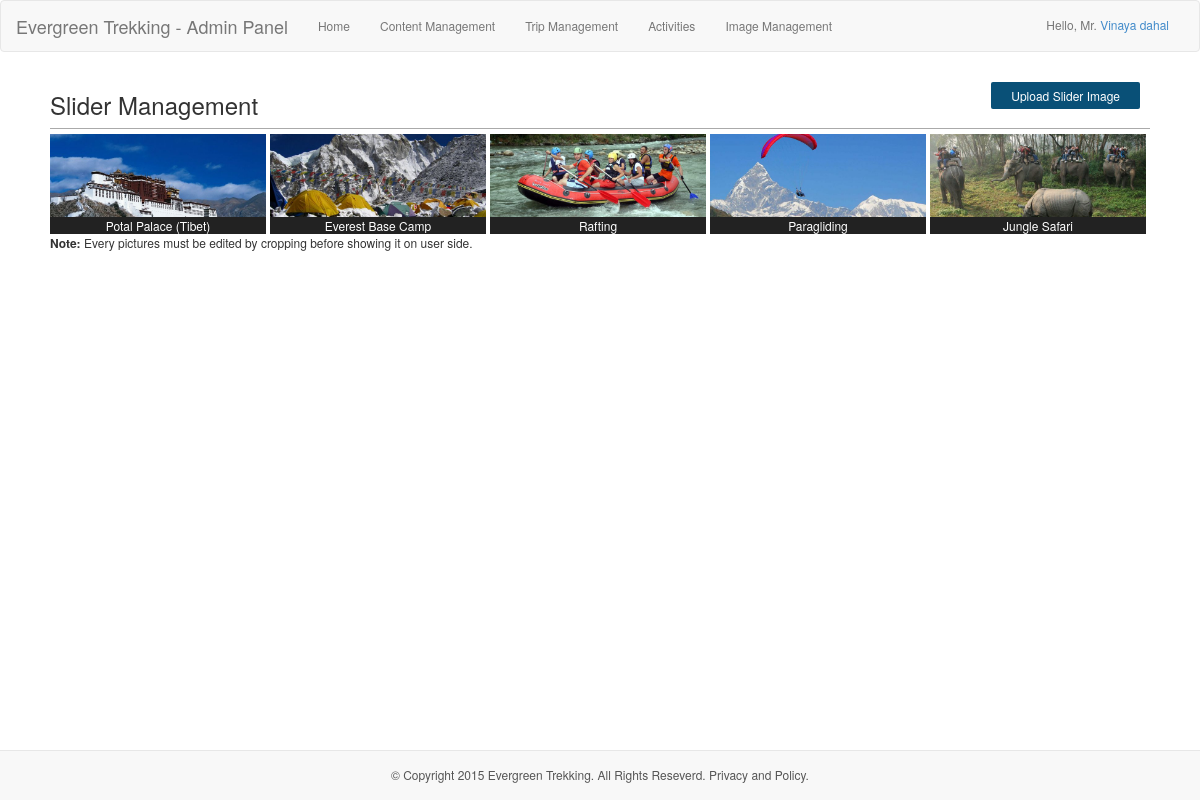
The page /admin/showSlider/ (signed in) on the database its author committed.
### tables this page shows
CREATE TABLE `user` (
  `id` int(11) NOT NULL AUTO_INCREMENT,
  `name` varchar(255) NOT NULL,
  `gender` varchar(255) NOT NULL,
  `email` varchar(255) NOT NULL,
  `username` varchar(255) NOT NULL,
  `password` varchar(255) NOT NULL,
  `role` varchar(255) NOT NULL,
  PRIMARY KEY (`id`)
);

CREATE TABLE `slider` (
  `id` int(11) NOT NULL AUTO_INCREMENT,
  `caption` varchar(255) NOT NULL,
  `uploadUrl` varchar(255) NOT NULL,
  `finalUrl` varchar(255) NOT NULL,
  `enable` varchar(255) NOT NULL,
  PRIMARY KEY (`id`)
);

CREATE TABLE `content` (
  `id` int(11) NOT NULL AUTO_INCREMENT,
  `title` varchar(200) NOT NULL,
  `content` mediumtext NOT NULL,
  `desc` text NOT NULL,
  `keyword` varchar(200) NOT NULL,
  `metadata` mediumtext NOT NULL,
  PRIMARY KEY (`id`),
  UNIQUE KEY `type` (`keyword`)
);

### init.php (called while the page is built, shortened)
<?php
require 'model/query_pak.php';
$obj_query = new query();

### model/query_pak.php (called while the page is built, shortened)
<?php
class query {
    private $dbh;
    public function __construct() {
        if (setPersistence == TRUE) {
            $this->dbh = new PDO("mysql:host=" . host . ";dbname=" . database, username, password, array(PDO::ATTR_PERSISTENT => true));
        } elseif (setPersistence == FALSE) {
            $this->dbh = new PDO("mysql:host=" . host . ";dbname=" . database, username, password);
        } else {
            echo 'Persistence must be set to TRUE or FALSE';
            exit();
        }
    }
    function select_single($col, $table, $id, $val) {
        $field = "`" . implode("`,`", $col) . "`";
        if (is_array($id) && is_array($val)) {
            $query = "SELECT " . $field . " FROM `$table` WHERE `$id[0]`=? AND `$id[1]`=?";
            $bind = $this->dbh->prepare($query);
            $bind->bindParam(1, $val[0]);
            $bind->bindParam(2, $val[1]);
            $res = $bind->execute();
            if ($res == true) {
                return($bind->fetch(PDO::FETCH_ASSOC));
            }
        } elseif (!is_array($id) || empty($id) && !is_array($val) || empty($val)) {
            $query = "SELECT " . $field . " FROM `$table` WHERE $id=?";
            $bind = $this->dbh->prepare($query);
            $bind->bindParam(1, $val);
            $res = $bind->execute();
            if ($res == true) {
                return ($bind->fetch(PDO::FETCH_ASSOC));
            }
        }
    }
    function select_all($table, $start = NULL, $dataPerPage = NULL) {
        if ($start == NULL && $dataPerPage == NULL) {
            $query = "SELECT * FROM $table";
        } else {
            $query = "SELECT * FROM $table LIMIT $start, $dataPerPage";
        }
        $val = $this->dbh->prepare($query);
        $res = $val->execute();
        if ($res == true) {
            return($val->fetchAll(PDO::FETCH_ASSOC));
        } else {
            return 0;
        }
    }
}

### admin/controller/sliderController.php (called while the page is built, shortened)
<?php
if (!empty($_GET['target'])) {
    $target = $_GET['target'];
    if ($target == 'slideShow') {
        require '../init.php';
        $filePath = $obj_query->select_all('slider', 0, 10);
    }
}

### admin/showSlider.php (the view, shortened to what this page needs)
<?php
require 'controller/sliderController.php';
require 'includes/header.php';
?>
<div class="admin_edit_center">
    <?php if (count($filePath) < 10) { ?> <a onclick="readMore()"><button class="admin_edit_btn" style="float: right;">Upload Slider Image</button></a><?php } ?>
    <h3>Slider Management</h3>
    <div style="border-top: 1px solid #aaa;">
        <?php foreach ($filePath as $path) { ?>
            <a href="<?php echo baseUrl; ?>admin/editSlider/<?php echo $path['id']; ?>/">
                <div class="sliderPreview" style="background-image:url('<?php echo baseUrl . $path['uploadUrl']; ?>');">
                    <div class="captionImg"><?php echo $path['caption'] ?></div>
                </div>
            </a>
        <?php } ?>
    </div>
    <div style="padding: 30px 0px;"><b>Note:</b> Every pictures must be edited by cropping before showing it on user side.</div>
</div>
<?php
require 'includes/footer.php';

### admin/includes/header.php (shortened to what this page needs)
<?php
$segments = explode('/', $_SERVER['REQUEST_URI']);
$page = $segments[count($segments) - 2];
if (empty($title)) {
    if (empty($page)) {
        $title = 'Home';
    } else {
        $title = ucfirst($page);
    }
}
if (!empty($_SESSION['id'])) {
    $col = array('username', 'password', 'name', 'gender', 'email', 'role');
    $id = 'id';
    $val = $_SESSION['id'];
    $userData = $obj_query->select_single($col, 'user', $id, $val);
    $name = $userData['name'];
    $gender = $userData['gender'];
}
?>
<!DOCTYPE html>
<html>
    <head>
        <link href="<?php echo baseUrl; ?>css/baseStyle.css" type="text/css" rel="stylesheet" />
        <link href="<?php echo baseUrl; ?>css/adminStyle.css" type="text/css" rel="stylesheet" />
    </head>
    <body <?php
    if (!empty($_SESSION['status']) && $_SESSION['status'] == 'ok') {
        echo 'onload="show_flash(\'success\');"';
    } elseif (!empty($_SESSION['status']) && $_SESSION['status'] == 'error') {
        echo 'onload="show_flash(\'failed\');"';
    }
    ?>>
            <?php
            if ($title != 'Login') {
                ?>
            <nav class="navbar navbar-default" style="margin: 0px" role="navigation">
                <div class="container-fluid">
                    <div class="navbar-header">
                        <a class="navbar-brand" href="<?php echo baseUrl; ?>admin/home">Evergreen Trekking - Admin Panel</a>
                    </div>
                    <div class="collapse navbar-collapse" id="bs-example-navbar-collapse-1">
                        <ul class="nav navbar-nav">
                            <li><a href="<?php echo baseUrl; ?>admin/home/" style="outline: 0px;">Home</a></li>
                            <li><a href="<?php echo baseUrl; ?>admin/contentManagement/" style="outline: 0px;">Content Management</a></li>
                            <li><a href="<?php echo baseUrl; ?>admin/tripManagement/1/" style="outline: 0px;">Trip Management</a></li>
                            <li><a href="<?php echo baseUrl; ?>admin/activities/1/" style="outline: 0px;">Activities</a></li>
                            <li><a href="<?php echo baseUrl; ?>admin/images/" style="outline: 0px;">Image Management</a></li>
                        </ul>
                        <span class="nav_user_info">Hello,
                            <?php
                            if ($gender == 'male' || $gender == 'Male') {
                                echo 'Mr. ';
                            } else {
                                echo 'Ms. ';
                            }
                            ?>
                            <a href="javascript:void(0);" id="name_link"><?php echo ucfirst($name); ?></a></span>
                    </div>
                </div>
            </nav>
            <?php
        }

### admin/includes/footer.php (shortened to what this page needs)
<?php
$col = array('content');
$id = 'keyword';
$val = 'copyright';
$res = $obj_query->select_single($col, 'content', $id, $val);
if (empty($res)) {
    $copyright = 'No data can be recieved.';
} else {
    $copyright = $res['content'];
}
?>
<nav class="<?php
if ($page == 'addContent' || $page == 'addTrip' || $title == 'TripManagement' || $title == 'EditInfo' || $title == 'EditTrip' || $title == 'AddTeam' || $title == 'EditTeam' || $title == 'EditSlider' || $title == 'ClientReview' || $title == 'EditReview' || !empty($footerName)) {
    echo 'footerNormal';
} else {
    echo 'navbar navbar-default navbar-fixed-bottom';
}
?>" style="z-index:0;" id="footerAdmin">
    <div class="footer_center">
        <?php
        if (!empty($copyright)) {
            echo $copyright;
        }
        ?>
    </div>
</nav>
</body>
</html>

### css/adminStyle.css (style rules this page uses)
* { padding:0; }
body { background:#fff; font-size:12px; }
.captionImg { background: #222; text-align: center; color: #FFF; position: absolute; bottom: 0px; left: 0px; right: 0px; }
.nav_user_info { color:#777; float:right; margin-top:15px; }
.admin_edit_center { margin:20px auto; width:1100px; display:table; }
.admin_edit_btn { float:left; margin:10px 10px 10px 0; border:none; background:#095077; color:#fff; padding:5px 20px; border-radius:2px; display:table-cell; }
.footer_center { color:#555; margin-top:15px; text-align:center; }
.sliderPreview { position: relative; float: left; width: 216px; height: 100px; margin-top: 5px; margin-right: 4px; background-position: 50% 50%; background-repeat: no-repeat; background-size: cover; }
.navbar-fixed-bottom { position:absolute; }

### rows shown on the page
user: name "Vinaya dahal"
slider: uploadUrl (picture), caption "Potal Palace (Tibet)"
slider: uploadUrl (picture), caption "Everest Base Camp"
slider: uploadUrl (picture), caption "Rafting"
slider: uploadUrl (picture), caption "Paragliding"
slider: uploadUrl (picture), caption "Jungle Safari"
content: content "© Copyright 2015 Evergreen Trekking. All Rights Reseverd. Privacy and Policy."
